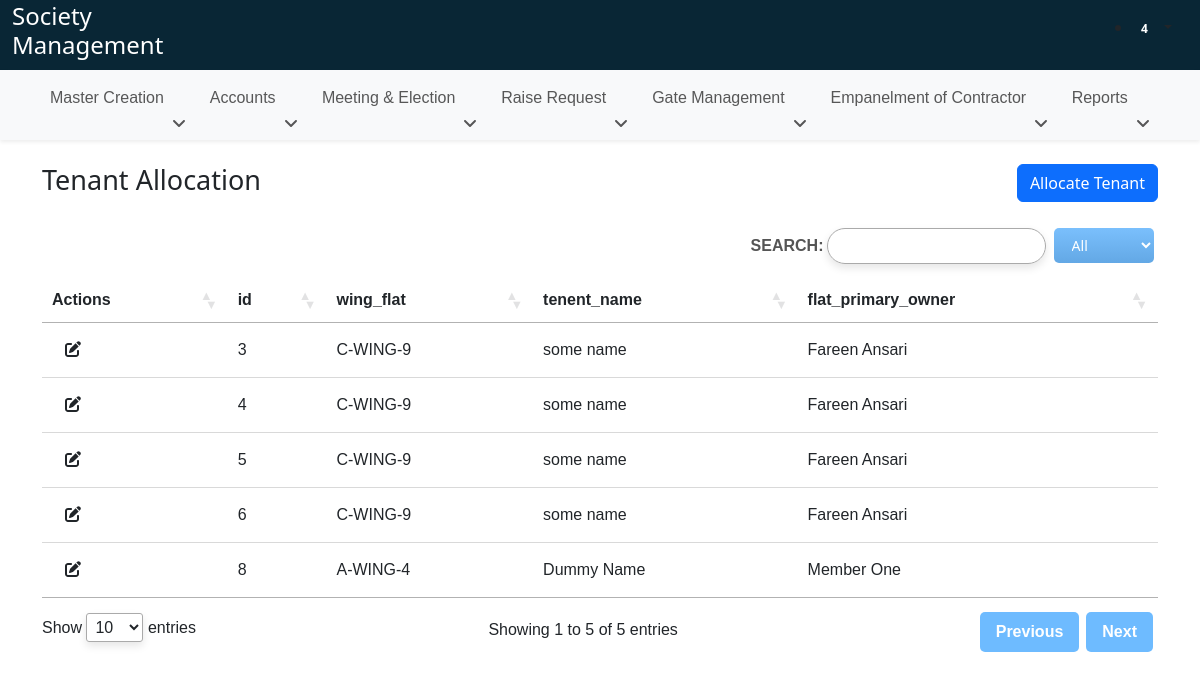
The app's page /tenent-allocation/ with its own data.
### Society/models.py (models this page shows)
class TenantAllocationCreation(models.Model):
    wing_flat = models.ForeignKey(SocietyUnitFlatCreation, on_delete=models.CASCADE)
    tenent_name = models.ForeignKey(TenentMasterCreation, on_delete=models.CASCADE)
    flat_primary_owner = models.CharField(max_length=300, null=True, blank=True)
    tenant_aadhar_number = models.CharField(max_length=300, null=True, blank=True)
    tenant_pan_number = models.CharField(max_length=300, null=True, blank=True)
    tenant_from_date = models.DateField(null=True, blank=True)
    tenant_to_date = models.DateField(null=True, blank=True)
    tenant_agreement = models.FileField(upload_to='files/', null=True, blank=True)
    tenant_noc = models.FileField(upload_to='files/', null=True, blank=True)

### Society/views.py (the view, shortened to what this page needs)
# urls.py: path('tenent-allocation/', views.tenent_allocation, name="tenent_allocation"),
def tenent_allocation(request):
    tenant_allocation_seleted_flat = request.POST.get("tenant_allocation_seleted_flat")
    tenant_pan_aadhar = request.POST.get("id_tenant_aadhar_pan")
    flat_numbers_queryset = SocietyUnitFlatCreation.objects.values_list("unit", "flat")
    wing_flat_no = {
        "": "Select Flat No",
        **{f"{wing}-{flat}": f"{wing}-{flat}" for wing, flat in flat_numbers_queryset}
    }
    tenant_allocation_lable = [
        "id", "wing_flat", "tenent_name", "flat_primary_owner", "tenant_aadhar_number", "tenant_pan_number", "tenant_from_date", "tenant_to_date", "tenant_agreement", "tenant_noc",
    ]
    tenant_allocation_objects = TenantAllocationCreation.objects.filter(wing_flat__isnull=False).values(
        "id", "wing_flat__unit_flat_unique", "tenent_name__tenent_name", "flat_primary_owner", "tenant_aadhar_number", "tenant_pan_number", "tenant_from_date", "tenant_to_date", "tenant_agreement", "tenant_noc",
    )
    tenant_creation = request.POST.get("tenentData")
    return render(request,'tenent_allocation.html', {
        "tenant_allocation_lable": tenant_allocation_lable,
        "tenant_allocation_objects": tenant_allocation_objects,
        "wing_flat_no": wing_flat_no
    })

### templates/tenent_allocation.html (shortened to what this page needs)
{% extends 'base.html' %}
{% load static %}
{% block body %}
<div class="container">
    <div class="member-title mt-4 d-flex" style="justify-content: space-between;">
        <h3 class="lead" style="font-size: 27px;">Tenant Allocation</h3>
        <div class="gap-4">
            <button type="button" class="btn btn-primary" data-bs-toggle="modal"
                data-bs-target="#tenentAllocation">Allocate Tenant</button>
        </div>
    </div>
    <div class="mt-4">
        <table id="example" class="display dt-table order-column" style="width:100%">
            <thead>
                <tr>
                    <th class="exclude-print">Actions</th>
                    {% for item in tenant_allocation_lable %}
                    <th>{{ item }}</th>
                    {% endfor %}
                </tr>
            </thead>
            <tbody>
                {% for item in tenant_allocation_objects %}
                <tr>
                    <td><button type="button" class="btn" data-bs-toggle="modal" data-bs-target="#tenentAllocationEdit"><i
                        class="fa-solid fa-pen-to-square" onclick="editAllocatedTenant(`{{item.id}}`)"></i></button></td>
                    <td>{{ item.id }}</td>
                    <td>{{ item.wing_flat__unit_flat_unique }}</td>
                    <td>{{ item.tenent_name__tenent_name }}</td>
                    <td>{{ item.flat_primary_owner }}</td>
                </tr>
                {% endfor %}
            </tbody>
        </table>
    </div>
</div>
{% endblock body %}

### static/css/society_common.css (style rules this page uses)
* { margin: 0; padding: 0 }
th, td { white-space: nowrap; }
.dt-table th, .dt-table td { white-space: nowrap; }
table.dataTable tbody th, table.dataTable tbody td { height: 20px; }
table { border-collapse: collapse; width: 100%; font-family: 'Calibri', sans-serif; }
thead th { padding: 10px; text-align: left; font-weight: bold; }
thead th:nth-child(1), thead th:nth-child(2) { position: sticky; left: 0; z-index: 2; }
table { box-shadow: 0 4px 8px rgba(0, 0, 0, 0.1); }
thead .sorting, thead .sorting_asc, thead .sorting_desc { background: none; }
thead .sorting::before, thead .sorting_asc::before, thead .sorting_desc::before { font-family: 'Font Awesome 6 Free'; font-weight: 900; content: '\f0dc'; margin-right: 5px; }
table.dt-table tbody th, table.dt-table tbody td { background-color: #fff !important; }
* { box-sizing: border-box; margin: 0; padding: 0; }

### records on screen
TenantAllocationCreation: id "3", wing_flat__unit_flat_unique "C-WING-9", tenent_name__tenent_name "some name", flat_primary_owner "Fareen Ansari"
TenantAllocationCreation: id "4", wing_flat__unit_flat_unique "C-WING-9", tenent_name__tenent_name "some name", flat_primary_owner "Fareen Ansari"
TenantAllocationCreation: id "5", wing_flat__unit_flat_unique "C-WING-9", tenent_name__tenent_name "some name", flat_primary_owner "Fareen Ansari"
TenantAllocationCreation: id "6", wing_flat__unit_flat_unique "C-WING-9", tenent_name__tenent_name "some name", flat_primary_owner "Fareen Ansari"
TenantAllocationCreation: id "8", wing_flat__unit_flat_unique "A-WING-4", tenent_name__tenent_name "Dummy Name", flat_primary_owner "Member One"

### other values on screen
{{ item }} "id" "wing_flat" "tenent_name" "flat_primary_owner"
